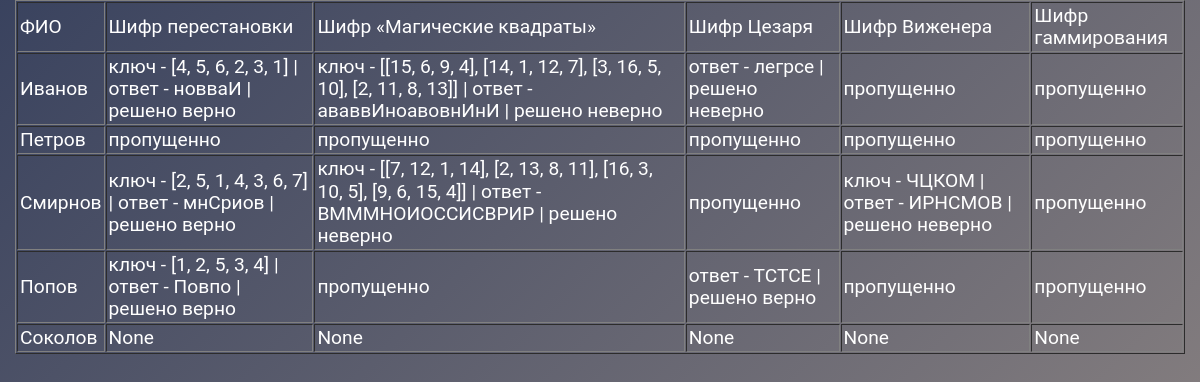
The page /result on the database its author committed.
### app/models.py (models this page shows)
class Students(db.Model):
    __tablename__ = 'students'
    id = db.Column(db.Integer, primary_key=True)
    name = db.Column(db.String, nullable=False)
    password = db.Column(db.String, nullable=False)

class ResultStudents(db.Model):
    __tablename__ = 'result_students'
    id = db.Column(db.Integer, primary_key=True)
    id_stud = db.Column(db.Integer, db.ForeignKey('students.id'))
    permutation_cipher = db.Column(db.String)
    cipher_magic_squares = db.Column(db.String)
    caesar_cipher = db.Column(db.String)
    vigenere_cipher = db.Column(db.String)
    gamma_code = db.Column(db.String)
    students = db.relationship('Students')

### app/views.py (the view)
@app.route('/result')
def result():
    students = db.session.query(Students).all()
    results = db.session.query(ResultStudents).all()
    return render_template('result.html', users=students, results=results)

### app/templates/result.html
{% extends 'base.html' %}
{% block body %}
<table cellspacing="1" border="1" cellpadding="2">
    <tr>
        <td>ФИО</td>
        <td>Шифр перестановки</td>
        <td>Шифр «Магические квадраты»</td>
        <td>Шифр Цезаря</td>
        <td>Шифр Виженера</td>
        <td>Шифр гаммирования</td>
    </tr>
    {% for us in users %}
     <tr>
        <td> {{ us.name }} </td>
         {% for res in results %}
             {% if res.id_stud==us.id %}
                <td> {{ res.permutation_cipher }} </td>
                <td> {{ res.cipher_magic_squares }} </td>
                 <td> {{ res.caesar_cipher }} </td>
                 <td> {{ res.vigenere_cipher }} </td>
                 <td> {{ res.gamma_code }} </td>
             {% endif %}
         {% endfor %}
     </tr>
    {% endfor %}
</table>
{% endblock %}

### app/templates/base.html (shortened to what this page needs)
<!DOCTYPE html>
<html lang="en">
<head>
    <link href="../static/normalize.css" rel="stylesheet">
    <link href="../static/style.css" rel="stylesheet">
</head>
<body class="container">
    {% block body %}{% endblock %}
</body>
</html>

### app/static/style.css (style rules this page uses)
.container { max-width: 1170px; margin: auto; }
html, body { height: 100%; }
body { display: flex; align-items: center; flex-direction: column; position: relative; background: linear-gradient(135deg, rgba(36, 46, 77, .9), rgba(137, 126, 121, .9)) no-repeat fixed; font-family: 'Roboto', helvetica, arial, sans-serif; font-size: 1.2em; color: #ffffff; }
::placeholder { color: #8f8f8f; }

### rows shown on the page
Students: name "Иванов"
ResultStudents: permutation_cipher "ключ - [4, 5, 6, 2, 3, 1] | ответ - новваИ | решено верно", cipher_magic_squares "ключ - [[15, 6, 9, 4], [14, 1, 12, 7], [3, 16, 5, 10], [2, 11, 8, 13]] | ответ - ававвИноавовнИнИ | решено неверно", caesar_cipher "ответ - легрсе | решено неверно", vigenere_cipher "пропущенно", gamma_code "пропущенно"
Students: name "Петров"
ResultStudents: permutation_cipher "пропущенно", cipher_magic_squares "пропущенно", caesar_cipher "пропущенно", vigenere_cipher "пропущенно", gamma_code "пропущенно"
Students: name "Смирнов"
ResultStudents: permutation_cipher "ключ - [2, 5, 1, 4, 3, 6, 7] | ответ - мнСриов | решено верно", cipher_magic_squares "ключ - [[7, 12, 1, 14], [2, 13, 8, 11], [16, 3, 10, 5], [9, 6, 15, 4]] | ответ - ВМММНОИОССИСВРИР | решено неверно", caesar_cipher "пропущенно", vigenere_cipher "ключ - ЧЦКОМ | ответ - ИРНСМОВ | решено неверно", gamma_code "пропущенно"
Students: name "Попов"
ResultStudents: permutation_cipher "ключ - [1, 2, 5, 3, 4] | ответ - Повпо | решено верно", cipher_magic_squares "пропущенно", caesar_cipher "ответ - ТСТСЕ | решено верно", vigenere_cipher "пропущенно", gamma_code "пропущенно"
Students: name "Соколов"
ResultStudents: permutation_cipher "None", cipher_magic_squares "None", caesar_cipher "None", vigenere_cipher "None", gamma_code "None"
